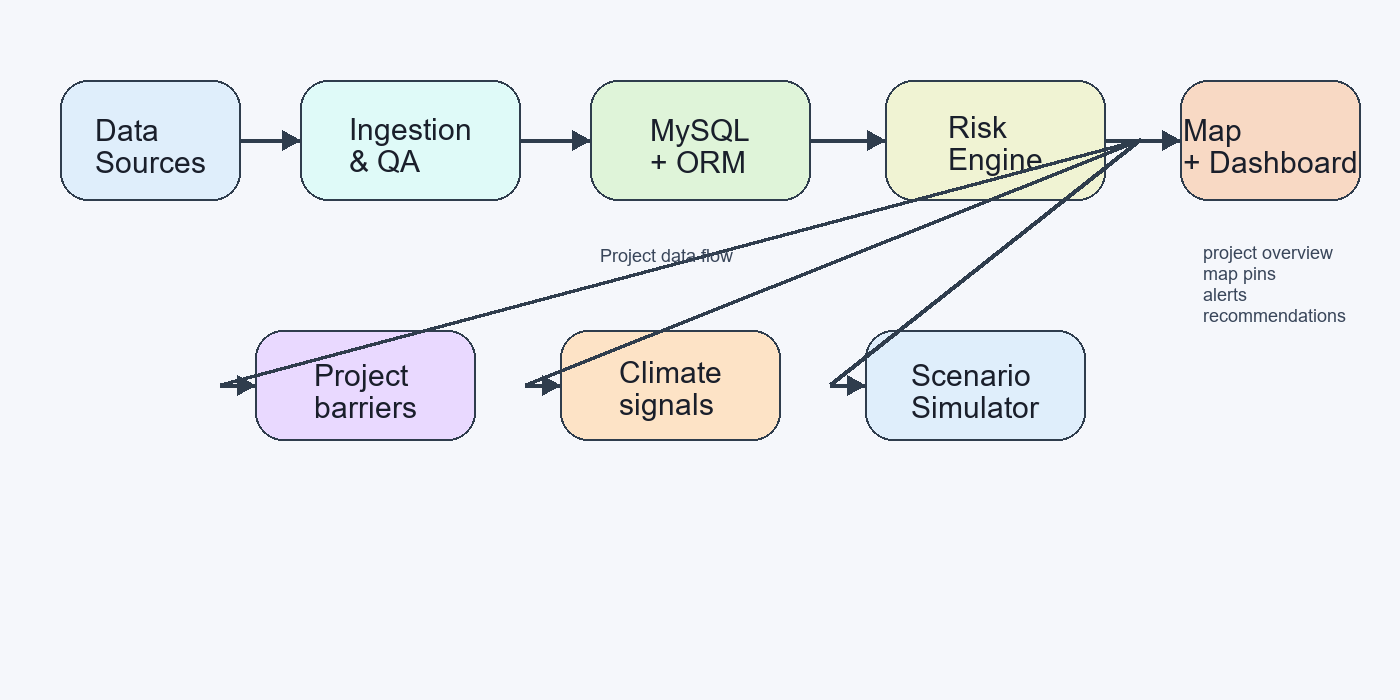

Here is the Python script that generated this plot:
from PIL import Image, ImageDraw, ImageFont

W, H = 1400, 700
bg = '#f5f7fb'
img = Image.new('RGB', (W, H), bg)
draw = ImageDraw.Draw(img)

# Colors
blue = '#3a8dde'
cyan = '#63d4d1'
green = '#7fcf9c'
yellow = '#f6d55c'
orange = '#f7b267'
red = '#ee6c6c'
text = '#1a1f2b'
muted = '#39465a'
line = '#2f3d4d'

# Fonts
try:
    title_font = ImageFont.truetype('arial.ttf', 30)
    body_font = ImageFont.truetype('arial.ttf', 22)
    small_font = ImageFont.truetype('arial.ttf', 18)
except Exception:
    title_font = ImageFont.load_default()
    body_font = ImageFont.load_default()
    small_font = ImageFont.load_default()

# Helper for rounded rect

def rounded_box(x, y, w, h, fill, radius=26, outline=None, width=2):
    draw.rounded_rectangle([x, y, x + w, y + h], radius=radius, fill=fill, outline=outline or fill, width=width)


def centered_text(x, y, w, h, text_value, font, fill=text):
    bbox = draw.textbbox((0, 0), text_value, font=font)
    tw = bbox[2] - bbox[0]
    th = bbox[3] - bbox[1]
    tx = x + (w - tw) / 2
    ty = y + (h - th) / 2
    draw.text((tx, ty), text_value, font=font, fill=fill)

# Node positions
boxes = [
    {'x': 60, 'y': 80, 'w': 180, 'h': 120, 'fill': '#dfeefb', 'title': 'Data\nSources'},
    {'x': 300, 'y': 80, 'w': 220, 'h': 120, 'fill': '#dffaf8', 'title': 'Ingestion\n& QA'},
    {'x': 590, 'y': 80, 'w': 220, 'h': 120, 'fill': '#dff4d9', 'title': 'MySQL\n+ ORM'},
    {'x': 885, 'y': 80, 'w': 220, 'h': 120, 'fill': '#f0f3d3', 'title': 'Risk\nEngine'},
    {'x': 1180, 'y': 80, 'w': 180, 'h': 120, 'fill': '#f8d9c4', 'title': 'Map\n+ Dashboard'},
]

# Add bottom row
boxes2 = [
    {'x': 255, 'y': 330, 'w': 220, 'h': 110, 'fill': '#e9d9ff', 'title': 'Project\nbarriers'},
    {'x': 560, 'y': 330, 'w': 220, 'h': 110, 'fill': '#fde3c6', 'title': 'Climate\nsignals'},
    {'x': 865, 'y': 330, 'w': 220, 'h': 110, 'fill': '#dfeefb', 'title': 'Scenario\nSimulator'},
]

# draw boxes
for box in boxes + boxes2:
    rounded_box(box['x'], box['y'], box['w'], box['h'], box['fill'], radius=28, outline='#2f3d4d', width=2)
    centered_text(box['x'], box['y'], box['w'], box['h'], box['title'], title_font)

# Arrows connecting row 1
for i in range(len(boxes)-1):
    x1 = boxes[i]['x'] + boxes[i]['w']
    y1 = boxes[i]['y'] + boxes[i]['h']/2
    x2 = boxes[i+1]['x']
    y2 = boxes[i+1]['y'] + boxes[i+1]['h']/2
    draw.line([(x1, y1), (x1 + 30, y1), (x2 - 30, y2), (x2, y2)], fill=line, width=4)
    draw.polygon([(x2-18, y2-10), (x2, y2), (x2-18, y2+10)], fill=line)

# Connect mid row to model and dashboard
# from Risk Engine to bottom items
risk = boxes[3]
for b in boxes2:
    x1 = risk['x'] + risk['w']
    y1 = risk['y'] + risk['h'] / 2
    x2 = b['x']
    y2 = b['y'] + b['h'] / 2
    draw.line([(x1, y1), (x1 + 35, y1), (x2 - 35, y2), (x2, y2)], fill=line, width=4)
    draw.polygon([(x2-18, y2-10), (x2, y2), (x2-18, y2+10)], fill=line)

# extra vertical arrow from MySQL to Risk engine? not necessary

# small title
# draw.text((540, 250), 'Land Acquisition Risk Intelligence Flow', font=title_font, fill=text)

# draw minimal subtitle under top row
subtitle = 'Project data flow'
draw.text((600, 245), subtitle, font=small_font, fill=muted)

# Add small text in the map box area to denote actual features
sub_text = 'project overview\nmap pins\nalerts\nrecommendations'
caption_box = (1188, 230, 1360, 330)
centered_text(caption_box[0], caption_box[1], caption_box[2]-caption_box[0], caption_box[3]-caption_box[1], sub_text, small_font, fill=muted)

img.save('project_flowchart.png')
print('Created project_flowchart.png')
